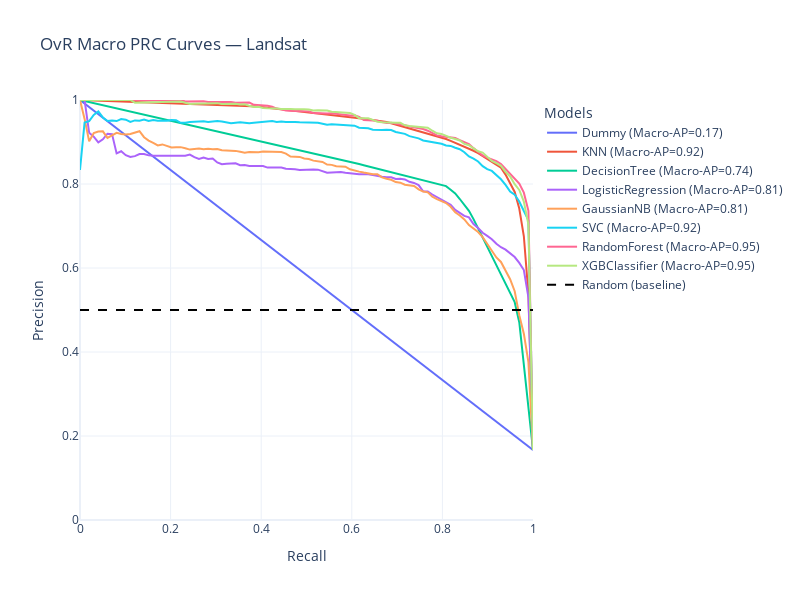

Source (notebook cell):
### Code cell
# =============================================================
# Plot combined Macro PRC curves using Plotly
# =============================================================

import plotly.graph_objects as go
import numpy as np

fig = go.Figure()

colors = px.colors.qualitative.Plotly  # 10 distinct colors

recall_grid = np.linspace(0, 1, 100)

for idx, (name, result) in enumerate(prc_results.items()):
    # Compute mean precision across classes
    mean_precision = np.zeros_like(recall_grid)
    
    for i in range(len(class_names)):
        # Interpolate precision in descending recall order
        mean_precision += np.interp(recall_grid, result["recall"][i][::-1], result["precision"][i][::-1])
    mean_precision /= len(class_names)
    
    fig.add_trace(go.Scatter(
        x=recall_grid,
        y=mean_precision,
        mode='lines',
        name=f"{name} (Macro-AP={result['macro_ap']:.2f})",
        line=dict(color=colors[idx % len(colors)], width=2)
    ))

# Add baseline line
fig.add_trace(go.Scatter(
    x=[0, 1],
    y=[0.5, 0.5],
    mode='lines',
    line=dict(color='black', dash='dash'),
    name="Random (baseline)"
))

fig.update_layout(
    title="OvR Macro PRC Curves — Landsat",
    xaxis_title="Recall",
    yaxis_title="Precision",
    xaxis=dict(range=[0,1]),
    yaxis=dict(range=[0,1]),
    legend=dict(title="Models"),
    template="plotly_white",
    width=800,
    height=600
)

fig.show()
